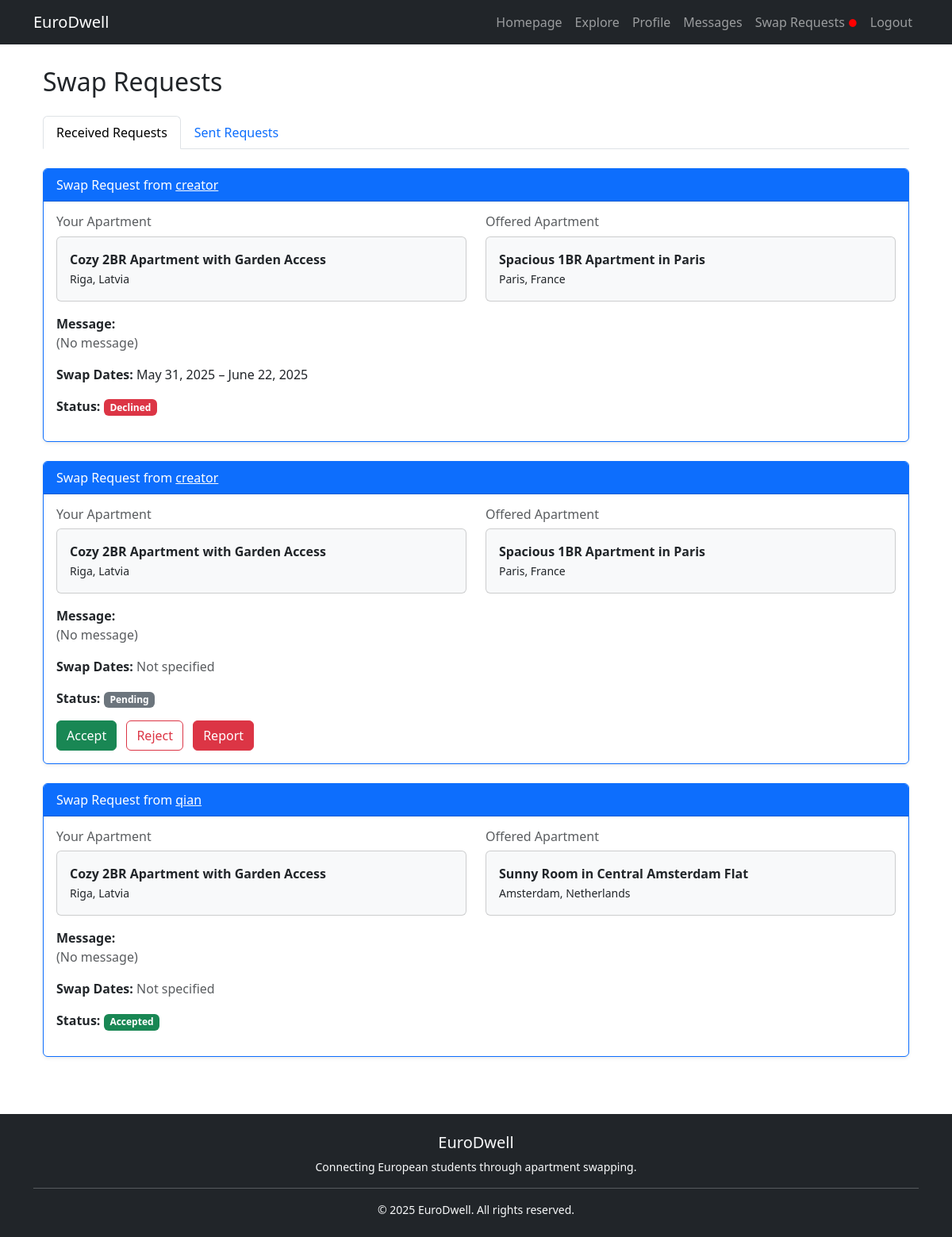
Before: /swap_requests/ (signed in) with the older database file.
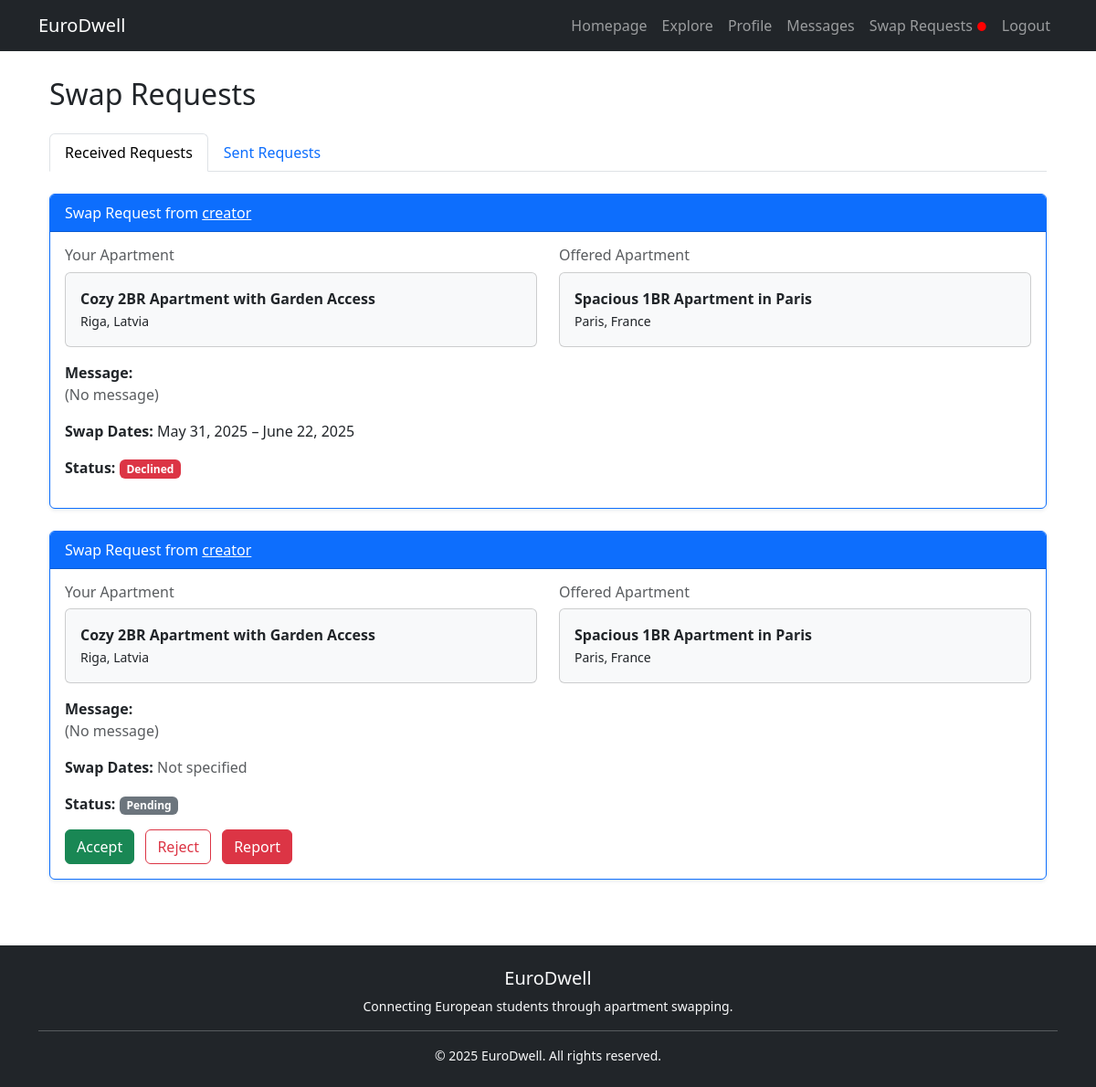
After: the same page with the newer database file.
### app/models.py (models this page shows, shortened)
class SwapRequest(models.Model):
    requester = models.ForeignKey(User, on_delete=models.CASCADE, related_name="sent_requests")
    recipient = models.ForeignKey(User, on_delete=models.CASCADE, related_name="received_requests")
    apartment_requested = models.ForeignKey(Apartment, on_delete=models.CASCADE, related_name="requests")
    apartment_offered = models.ForeignKey(Apartment, on_delete=models.CASCADE, related_name="offers", null=True, blank=True)
    status_choices = [('Pending', 'Pending'), ('Accepted', 'Accepted'), ('Declined', 'Declined')]
    status = models.CharField(max_length=10, choices=status_choices, default='Pending')
    created_at = models.DateTimeField(auto_now_add=True)
    message = models.TextField(blank=True, null=True)
    swap_start_date = models.DateField(null=True, blank=True)
    swap_end_date = models.DateField(null=True, blank=True)

class Apartment(models.Model):
    user = models.ForeignKey(User, on_delete=models.CASCADE)
    title = models.CharField(max_length=200)
    description = models.TextField()
    country = models.CharField(max_length=100,default='Norway')
    city = models.CharField(max_length=100,default='Oslo')
    bedrooms = models.IntegerField(default=1)
    bathrooms = models.IntegerField(default=1)
    shared_bathroom = models.BooleanField(default=False)
    shared_kitchen = models.BooleanField(default=False)
    available_from = models.DateField(default=date.today)
    available_until = models.DateField(default=default_available_until)
    created_at = models.DateTimeField(auto_now_add=True)
    updated_at = models.DateTimeField(auto_now=True)
    @property
    def location(self):
        return f"{self.city}, {self.country}"

### app/views.py (the view)
# urls.py: path('swap_requests/', views.swap_requests, name='swap_requests'),
@login_required
def swap_requests(request):
    requests_sent = SwapRequest.objects.filter(requester=request.user).order_by('-created_at')
    requests_received = SwapRequest.objects.filter(apartment_requested__user=request.user).order_by('-created_at')
    return render(request, "swap_requests.html", {"sent_requests": requests_sent, "received_requests": requests_received})

### app/context_processors.py (called while the page is built)
def unread_message_count(request):
    if request.user.is_authenticated:
        count = Message.objects.filter(receiver=request.user, is_read=False).count()
        return {'unread_message_count': count}
    return {}

def pending_swap_requests_count(request):
    if request.user.is_authenticated:
        count = SwapRequest.objects.filter(
            apartment_requested__user=request.user,
            status='Pending'
        ).count()
        return {'pending_swap_requests_count': count}
    return {}

### app/templates/swap_requests.html (shortened to what the changed rows need)
{% extends 'base.html' %}
{% block content %}
<div class="container">
    <div class="row">
        <div class="col-md-12">
            <h2 class="mb-4">Swap Requests</h2>
            <div class="tab-content" id="swapTabsContent">
                <div class="tab-pane fade show active" id="received" role="tabpanel">
                    {% if received_requests %}
                        {% for request in received_requests %}
                            <div class="card mb-4 border-primary shadow-sm">
                                <div class="card-header bg-primary text-white">
                                    Swap Request from <a href="{% url 'user_profile' request.requester.id %}" class="text-white text-decoration-underline">{{ request.requester.username }}</a>
                                </div>
                                <div class="card-body">
                                    <div class="row mb-3">
                                        <div class="col-md-6">
                                            <h6 class="text-muted">Your Apartment</h6>
                                            <div class="card bg-light">
                                                <div class="card-body">
                                                    <strong>{{ request.apartment_requested.title }}</strong><br>
                                                    <small>{{ request.apartment_requested.location }}</small>
                                                </div>
                                            </div>
                                        </div>
                                        <div class="col-md-6">
                                            <h6 class="text-muted">Offered Apartment</h6>
                                            <div class="card bg-light">
                                                <div class="card-body">
                                                    <strong>{{ request.apartment_offered.title }}</strong><br>
                                                    <small>{{ request.apartment_offered.location }}</small>
                                                </div>
                                            </div>
                                        </div>
                                    </div>
                                    <p><strong>Message:</strong><br>
                                        <span class="text-muted">{{ request.message|default:"(No message)"|linebreaksbr }}</span>
                                    </p>
                                    {% if request.swap_start_date and request.swap_end_date %}
                                        <p><strong>Swap Dates:</strong> {{ request.swap_start_date }} – {{ request.swap_end_date }}</p>
                                    {% else %}
                                        <p><strong>Swap Dates:</strong> <span class="text-muted">Not specified</span></p>
                                    {% endif %}
                                    <p><strong>Status:</strong>
                                        <span class="badge {% if request.status == 'Accepted' %}bg-success{% elif request.status == 'Declined' %}bg-danger{% else %}bg-secondary{% endif %}">
                                            {{ request.status }}
                                        </span>
                                    </p>
                                    {% if request.status == 'Pending' %}
                                        <div class="mt-3">
                                            <form method="post" action="{% url 'accept_swap' request.id %}" class="d-inline">
                                                <button type="submit" class="btn btn-success me-2">Accept</button>
                                            </form>
                                            <form method="post" action="{% url 'accept_swap' request.id %}" class="d-inline">
                                                <button type="submit" class="btn btn-outline-danger me-2">Reject</button>
                                            </form>
                                            <a href="{% url 'report_user' request.requester.id %}" class="btn btn-danger">Report</a>
                                        </div>
                                    {% endif %}
                                </div>
                            </div>
                        {% endfor %}
                    {% else %}
                        <div class="alert alert-info">No received swap requests.</div>
                    {% endif %}
                </div>
            </div>
        </div>
    </div>
</div>
{% endblock %}

Changed rows visible on the page:
removed SwapRequest: requester.username "qian", apartment_requested "Cozy 2BR Apartment with Garden Access", apartment_requested.location "Riga, Latvia", apartment_offered "Sunny Room in Central Amsterdam Flat", apartment_offered.location "Amsterdam, Netherlands", message "(No message)", shows "Swap Dates:", status "Accepted"
